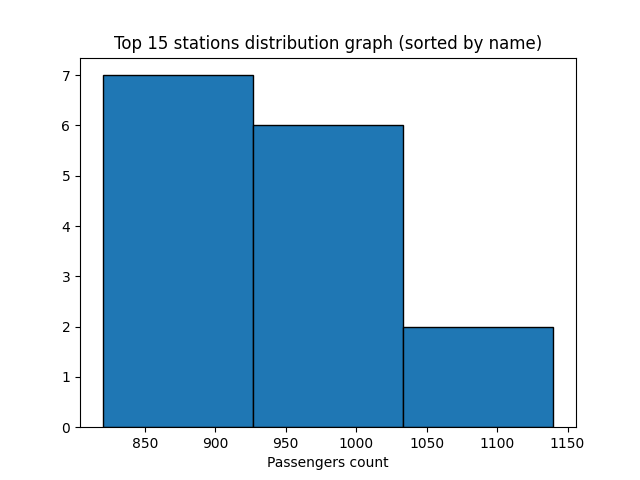

Generate this figure with Python:
import pandas as pd
import matplotlib.pyplot as plt
import numpy as np

df = pd.read_json('output/top15stations.json').convert_dtypes()
df.sort_values('name', inplace=True, key=lambda col: col.str.lower())


R = df["passengers"].max() - df["passengers"].min() # Range
n = len(df)                                         # Number of rows
std = df["passengers"].std()                        # Standard deviation

optimal_bin_num = np.ceil(R * ((n**(1/3)) / (3.49*std))).astype(int)

plt.hist(df["passengers"], bins=optimal_bin_num, edgecolor='black')
plt.xlabel('Passengers count')
plt.title('Top 15 stations distribution graph (sorted by name)')
plt.show()
